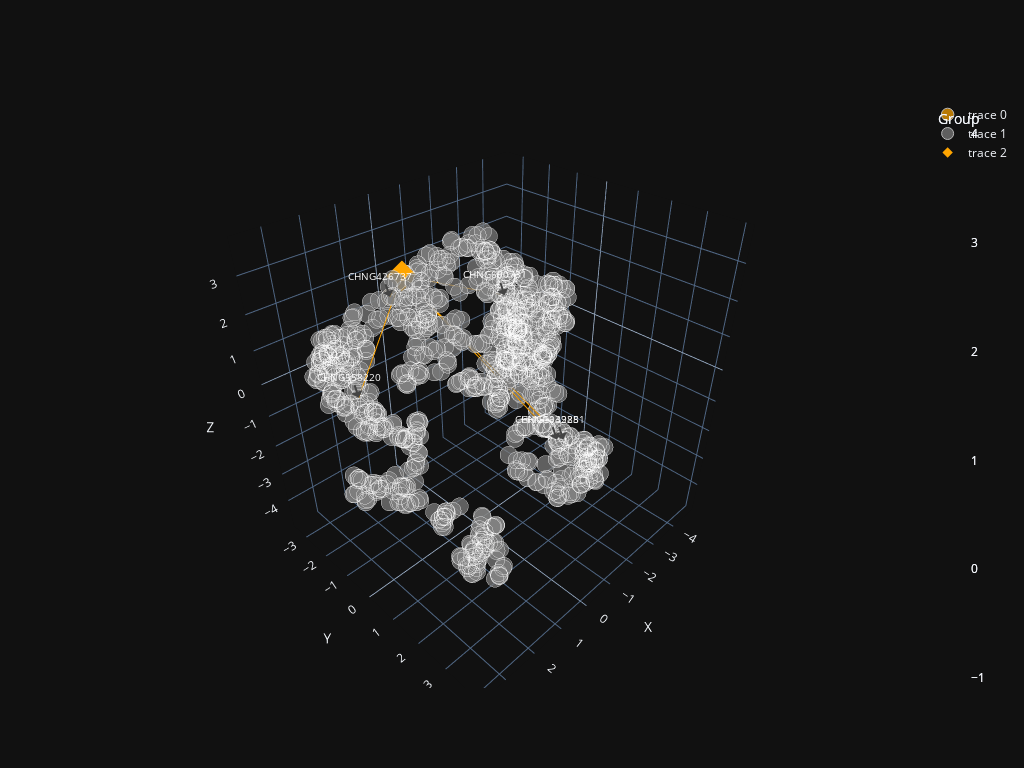

This figure's notebook cell:
### Markdown cell above
### Prepare data for visualization

### Code cell
# Prepare data for visualization
groups = np.argmax(pca_result_50, axis=1)
import plotly.graph_objects as go

# Define search result points
search_result_points = []
for position, document, metadata, id, distance, group in zip(tsne_pca_results.tolist(), data["documents"], data["metadatas"], data["ids"], data["distances"], groups.tolist()):
    if(distance is not None):
        point = {
            'position_x': position[0],
            'position_y': position[1],
            'position_z': position[2],
            'document': document,
            'metadata': metadata,
            'id': id,
            'group': group
        }
        search_result_points.append(point)

# define initial search point
search_point = {
    'position_x': 0,
    'position_y': 0,
    'position_z': 0,
    'document': "NO SEARCH INPUT FOUND",
    'metadata': None,
    'id': f'<b style="font-size: 14px">"NO SEARCH INPUT FOUND"</b>',
    'distance': 0,
    'group': 0
}

# Extract search point from dataset based on id
for position, document, metadata, id, group in zip(tsne_pca_results.tolist(), data["documents"], data["metadatas"], data["ids"], groups.tolist()):
    if(id == "SEARCH_QUERY"):
        search_point = {
            'position_x': position[0],
            'position_y': position[1],
            'position_z': position[2],
            'document': search_text,
            'metadata': None,
            'id': f'<b style="font-size: 14px">{search_text}</b>',
            'distance': 0,
            'group': 0
        }

collection_points = []
# Define rest of collection points
for position, document, metadata, id, group in zip(tsne_pca_results.tolist(), data["documents"], data["metadatas"], data["ids"], groups.tolist()):
    if(id != "SEARCH_QUERY"):
        point = {
            'position_x': position[0],
            'position_y': position[1],
            'position_z': position[2],
            'document': document,
            'metadata': metadata,
            'id': id,
            'group': group
        }
        collection_points.append(point)


# Define traces
traces = []

# Add search results trace
traces.append(
    go.Scatter3d(
        x=[point['position_x'] for point in search_result_points],
        y=[point['position_y'] for point in search_result_points],
        z=[point['position_z'] for point in search_result_points],
        mode='markers',
        marker=dict(
            color='orange',
            symbol='circle',
            size=[12] * (len(search_result_points) - 1) + [15],
            colorscale='Viridis',
            colorbar=dict(title='Group')
        ),
        customdata=[(point['id'], point['document'], point['group']) for point in search_result_points],
        hovertemplate=
            '<b>ID:</b> %{customdata[0]}<br>'
            '<b>Document:</b> %{customdata[1]}<br>'
            '<b>Group:</b> %{customdata[2]}<br>'
            '<extra></extra>',
    )
)

traces.append(
    go.Scatter3d(
        x=[point['position_x'] for point in collection_points],
        y=[point['position_y'] for point in collection_points],
        z=[point['position_z'] for point in collection_points],
        mode='markers',
        marker=dict(
            color='gray',
            symbol='circle',
            size=[12] * (len(collection_points) - 1) + [15],
            colorscale='Viridis',
            colorbar=dict(title='Group')
        ),
        customdata=[(point['id'], point['document'], point['group']) for point in collection_points],
        hovertemplate=
            '<b>ID:</b> %{customdata[0]}<br>'
            '<b>Document:</b> %{customdata[1]}<br>'
            '<b>Group:</b> %{customdata[2]}<br>'
            '<extra></extra>',
    )
)

# Add search point
traces.append(
    go.Scatter3d(
        x=[search_point['position_x']],
        y=[search_point['position_y']],
        z=[search_point['position_z']],
        mode='markers',
        marker=dict(
            color='orange',
            symbol='diamond',
        ),
        customdata=[[search_point['id'], search_point['document'], search_point['group']]],
        hovertemplate=
            '<b>ID:</b> %{customdata[0]}<br>'
            '<b>Document:</b> %{customdata[1]}<br>'
            '<b>Group:</b> %{customdata[2]}<br>'
            '<extra></extra>',
    )
)

# Add relationships trace
for point in search_result_points:
    traces.append(
        go.Scatter3d(x=[search_point['position_x'],point['position_x']],
             y=[search_point['position_y'],point['position_y']],
             z=[search_point['position_z'],point['position_z']],
             name="V0",
             legendgroup="V0",
             showlegend=False,
             mode="lines",
             line=dict(color="orange"))
    )

# Add traces to figure
fig = go.Figure(data=traces)

# Add annotations for ID labels
annotations = []
font_size = 10
for point in search_result_points:
    annotation = go.layout.scene.Annotation(
        x=point['position_x'],
        y=point['position_y'],
        z=point['position_z'],
        xanchor='center',
        yanchor='top',
        text=point['id'],
        showarrow=True,
        font=dict(size=font_size, color='white')
    )
    annotations.append(annotation)


# Set plot layout options
fig.update_layout(
    scene=dict(
        xaxis=dict(title='X'),
        yaxis=dict(title='Y'),
        zaxis=dict(title='Z'),
    ),
    width=1024,
    height=768,
    template='plotly_dark',
    scene_annotations=annotations,
)

### Figure 1 — Plotly figure (JSON) as saved in the notebook; plotly's stock layout.template omitted (floating-point values rounded to 4 significant figures; data arrays with more than 128 entries replaced by an {"elided": "..."} marker saying what was removed)
{"data": [{"customdata": [["CHNG426737", "CHNG426737: Recent deployment on dynamoapiserv for manifest ID dynamoapiserv-063023054624043047", 4], ["CHNG193225", "CHNG193225: Recent deployment on legacydynamodbdashboardnodeweb for manifest ID legacydynamodbdashboardnodeweb-063023054624043132", 4], ["CHNG690731", "CHNG690731: Recent deployment on promonodeweb for manifest ID promonodeweb-063023054624043217", 2], ["CHNG558220", "CHNG558220: Recent deployment on redisprocessornodeserv for manifest ID redisprocessornodeserv-063023054624043302", 0], ["CHNG149881", "CHNG149881: Recent deployment on legacysmbbackendnodeweb for manifest ID legacysmbbackendnodeweb-063023054624043387", 1]], "hovertemplate": "<b>ID:</b> %{customdata[0]}<br><b>Document:</b> %{customdata[1]}<br><b>Group:</b> %{customdata[2]}<br><extra></extra>", "marker": {"color": "orange", "colorbar": {"title": {"text": "Group"}}, "colorscale": [[0, "#440154"], [0.1111, "#482878"], [0.2222, "#3e4989"], [0.3333, "#31688e"], [0.4444, "#26828e"], [0.5556, "#1f9e89"], [0.6667, "#35b779"], [0.7778, "#6ece58"], [0.8889, "#b5de2b"], [1, "#fde725"]], "size": [12, 12, 12, 12, 15], "symbol": "circle"}, "mode": "markers", "type": "scatter3d", "x": [1.864, -1.568, -3.282, 3.058, -1.42], "y": [-0.5375, 1.627, -2.037, -0.4198, 1.957], "z": [2.901, -1.834, 0.5065, 0.8497, -1.559]}, {"customdata": {"elided": "1005x3 mixed values"}, "hovertemplate": "<b>ID:</b> %{customdata[0]}<br><b>Document:</b> %{customdata[1]}<br><b>Group:</b> %{customdata[2]}<br><extra></extra>", "marker": {"color": "gray", "colorbar": {"title": {"text": "Group"}}, "colorscale": [[0, "#440154"], [0.1111, "#482878"], [0.2222, "#3e4989"], [0.3333, "#31688e"], [0.4444, "#26828e"], [0.5556, "#1f9e89"], [0.6667, "#35b779"], [0.7778, "#6ece58"], [0.8889, "#b5de2b"], [1, "#fde725"]], "size": {"elided": "1005 int values"}, "symbol": "circle"}, "mode": "markers", "type": "scatter3d", "x": {"elided": "1005 float values"}, "y": {"elided": "1005 float values"}, "z": {"elided": "1005 float values"}}, {"customdata": [["<b style=\"font-size: 14px\">Increase in FCIs on /api/v1/redis/status over the past 5 minutes</b>", "Increase in FCIs on /api/v1/redis/status over the past 5 minutes", 0]], "hovertemplate": "<b>ID:</b> %{customdata[0]}<br><b>Document:</b> %{customdata[1]}<br><b>Group:</b> %{customdata[2]}<br><extra></extra>", "marker": {"color": "orange", "symbol": "diamond"}, "mode": "markers", "type": "scatter3d", "x": [0.9592], "y": [-1.258], "z": [2.847]}, {"legendgroup": "V0", "line": {"color": "orange"}, "mode": "lines", "name": "V0", "showlegend": false, "type": "scatter3d", "x": [0.9592, 1.864], "y": [-1.258, -0.5375], "z": [2.847, 2.901]}, {"legendgroup": "V0", "line": {"color": "orange"}, "mode": "lines", "name": "V0", "showlegend": false, "type": "scatter3d", "x": [0.9592, -1.568], "y": [-1.258, 1.627], "z": [2.847, -1.834]}, {"legendgroup": "V0", "line": {"color": "orange"}, "mode": "lines", "name": "V0", "showlegend": false, "type": "scatter3d", "x": [0.9592, -3.282], "y": [-1.258, -2.037], "z": [2.847, 0.5065]}, {"legendgroup": "V0", "line": {"color": "orange"}, "mode": "lines", "name": "V0", "showlegend": false, "type": "scatter3d", "x": [0.9592, 3.058], "y": [-1.258, -0.4198], "z": [2.847, 0.8497]}, {"legendgroup": "V0", "line": {"color": "orange"}, "mode": "lines", "name": "V0", "showlegend": false, "type": "scatter3d", "x": [0.9592, -1.42], "y": [-1.258, 1.957], "z": [2.847, -1.559]}], "layout": {"height": 768, "scene": {"annotations": [{"font": {"color": "white", "size": 10}, "showarrow": true, "text": "CHNG426737", "x": 1.864, "xanchor": "center", "y": -0.5375, "yanchor": "top", "z": 2.901}, {"font": {"color": "white", "size": 10}, "showarrow": true, "text": "CHNG193225", "x": -1.568, "xanchor": "center", "y": 1.627, "yanchor": "top", "z": -1.834}, {"font": {"color": "white", "size": 10}, "showarrow": true, "text": "CHNG690731", "x": -3.282, "xanchor": "center", "y": -2.037, "yanchor": "top", "z": 0.5065}, {"font": {"color": "white", "size": 10}, "showarrow": true, "text": "CHNG558220", "x": 3.058, "xanchor": "center", "y": -0.4198, "yanchor": "top", "z": 0.8497}, {"font": {"color": "white", "size": 10}, "showarrow": true, "text": "CHNG149881", "x": -1.42, "xanchor": "center", "y": 1.957, "yanchor": "top", "z": -1.559}], "xaxis": {"title": {"text": "X"}}, "yaxis": {"title": {"text": "Y"}}, "zaxis": {"title": {"text": "Z"}}}, "width": 1024}}
